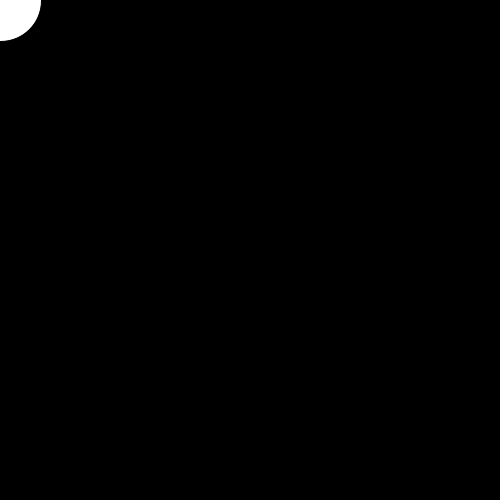
Frame 1 (no input)
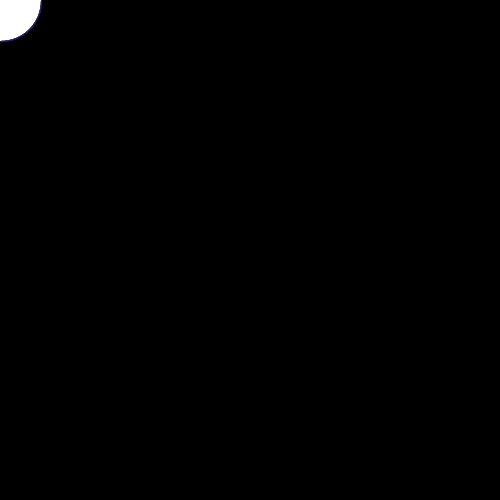
Frame 60 (the mouse pressed at the canvas centre just before this capture)
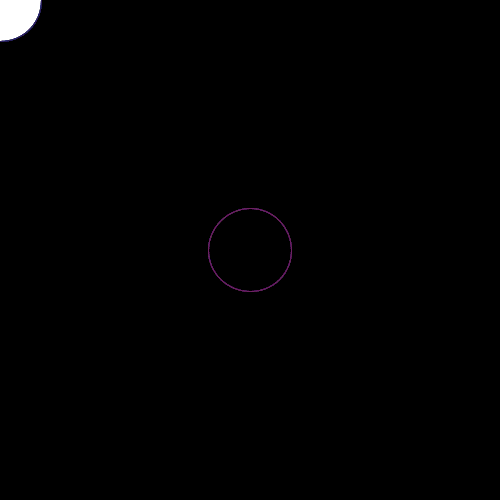
Frame 120 (the mouse held since frame 60 and released just before this capture)

The Processing sketch that drew these frames (run headless with seeded random() and noise(); from frame 60 on, the mouse is pressed at the canvas centre):

// Processing sketch: processing_134082
// ── processing_134082.pde

float a = 1;
void setup () {
  size (500,500);
  background (0);

}

void draw () {

  ellipse (mouseX, mouseY, width/6, height/6);
  stroke (1+a,41,99,20); 
  noFill();
  a += 1 ;

}
